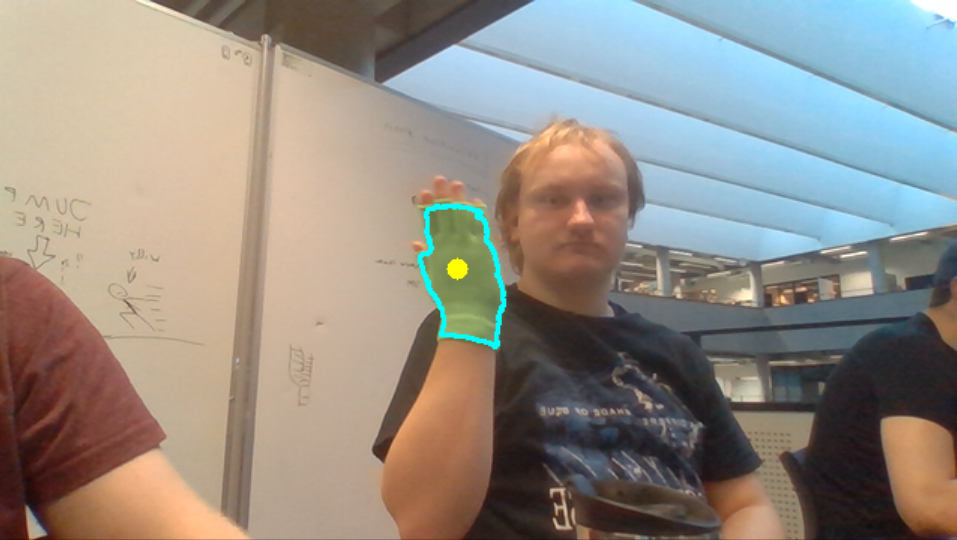
#> input picture assets/hand.jpg, 957 x 540 px, given in place of the camera
$ python 'input backup.py'
#> lines starting #> are read from the running program, lines starting #| are printed output that depends on the picture; after the words box and inside, x2 and y2 are one past the last pixel; in counts of white or black regions, pixels touching at a corner belong together
import cv2, numpy, socket

# Easy access to green color values, not actually used
green_1_test = (78, 0, 246), (94, 12, 255)
green_2_test = (70, 79, 146), (85, 255, 255)

# Define a video capture object
vid = cv2.VideoCapture(0)

# Varibles that store the X and Y coordinate of the yellow center circle
cX = 0
cY = 0

# Stores the last 5 center coordinates
cList = []

# How many variables do we store in the list at a time?
listamount = 4

# Delay counter
delay = 0

# Jump counter
jumpNumber = 0

# Jump type
jumpType = 0

# Jump Check
jumpCheck = False

while (True):
    # Capture the video frame by frame
    ret, frame = vid.read()
#> frame is the input picture: shape (540, 957, 3); mean B, G, R 132.5, 140.9, 147.9

    # If there isn't a frame, stop
    if frame is None:
        break

    # Convert the frame to HSV and run the green-color threshold
    frame_HSV = cv2.cvtColor(frame, cv2.COLOR_BGR2HSV)
#> frame_HSV: shape (540, 957, 3); mean H, S, V 47.2, 73.1, 164.1
    frame_threshold = cv2.inRange(frame_HSV, (35, 58, 81), (93, 164, 255))
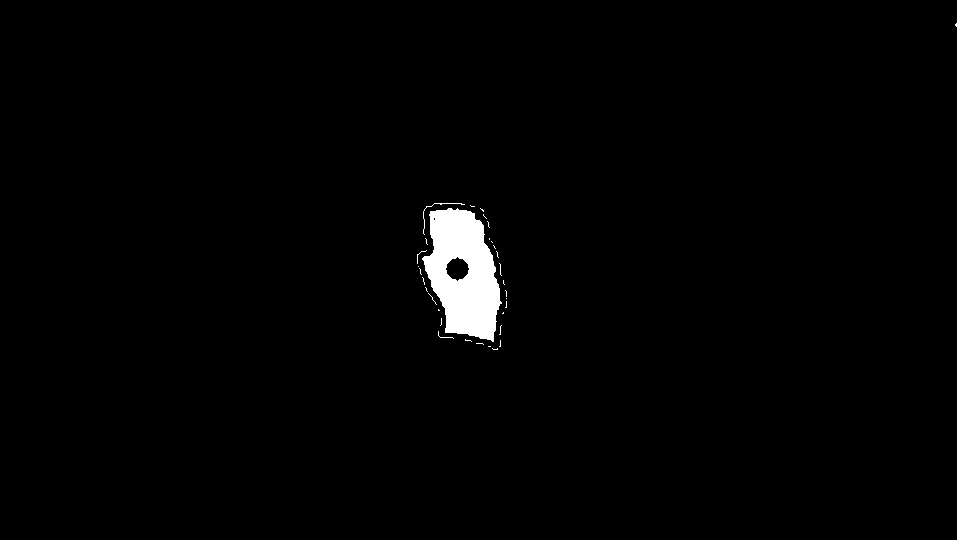
#> frame_threshold: shape (540, 957); 1.4% white; 33 white regions (30 under 20 px), largest, box (x1, y1, x2, y2) and area: (422, 208, 502, 342) 6864, (423, 203, 465, 235) 70, (438, 331, 454, 339) 20

    # We want to flip the normal frame and the threshold frame to mimic a webcam - feels more natural
    frame_flip = cv2.flip(frame, 1)
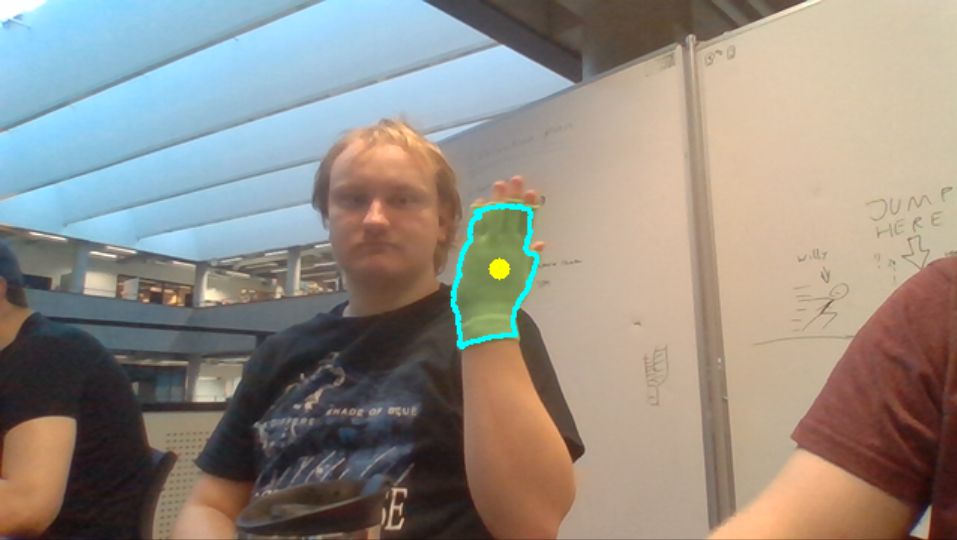
#> frame_flip: shape (540, 957, 3); mean B, G, R 132.5, 140.9, 147.9
    frame_threshold_flip = cv2.flip(frame_threshold, 1)
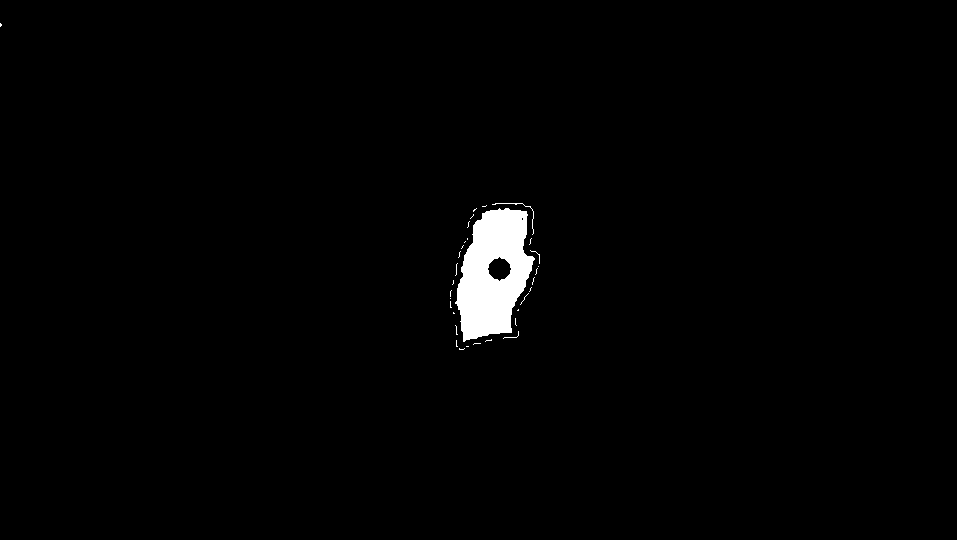
#> frame_threshold_flip: shape (540, 957); 1.4% white; 33 white regions (30 under 20 px)
    blur = cv2.GaussianBlur(frame_threshold_flip, (7, 7), cv2.BORDER_DEFAULT)

    # Display the resulting frame + the center circle

    cv2.circle(frame_flip, (cX, cY), 7, (0, 255, 255), -1)
#> frame_flip: shape (540, 957, 3); 0.01% of pixels changed, all inside (x1, y1, x2, y2) = (0, 0, 8, 8)
    #cv2.rectangle(frame_threshold_flip, (0, 80), (1000, 85), (255, 0, 0), 0)
    cv2.imshow('adjusted frame', blur)

    # Finds the contours around the largest cluster of pixels - should be the green glove
    contours, hierarchy = cv2.findContours(frame_threshold_flip, cv2.RETR_TREE, cv2.CHAIN_APPROX_SIMPLE)
#> contours = 35 contours, 33 with area under 20; largest, box (x1, y1, x2, y2) and area: (455, 208, 535, 342) 7062, (487, 256, 512, 282) 402

    if numpy.all(hierarchy) != None:

        # Draws the contours
        contours = max(contours, key=lambda x: cv2.contourArea(x))
#> contours = contour of 115 points, box (x1, y1, x2, y2) (455, 208, 535, 342), area 7062
        cv2.drawContours(frame_flip, [contours], -1, (255, 255, 0), 2)
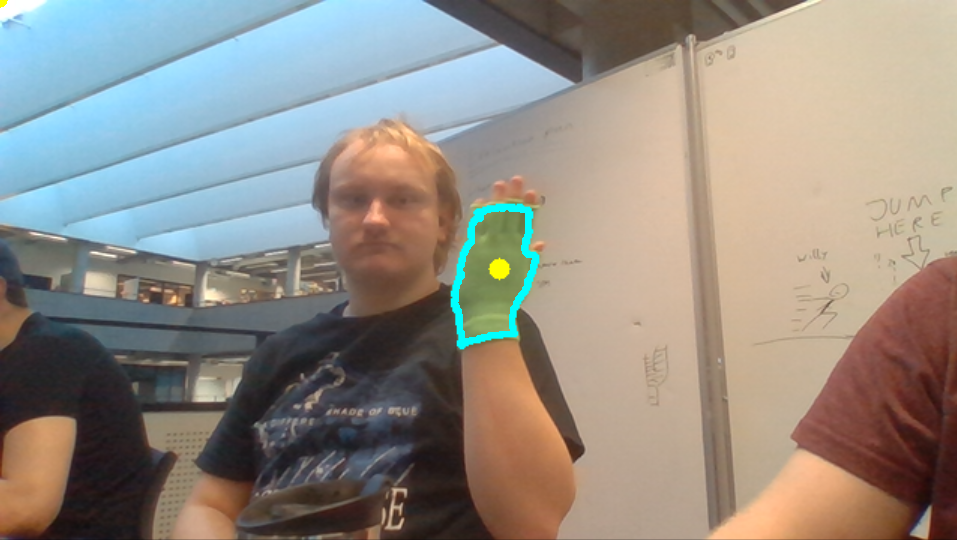
#> frame_flip: shape (540, 957, 3); mean B, G, R 132.7, 141.1, 147.7

        #Find average position of contours
        M = cv2.moments(contours)
#> M = moments, m00 7061.5, centre m10/m00, m01/m00 = (493.1, 273)

        # Avoiding a division by 0 error
        if int(M["m00"]) != 0:

            # Define center position of the largest cluster of pixels
            cX = int(M["m10"] / M["m00"])
#> cX = 493
            cY = int(M["m01"] / M["m00"])
#> cY = 273

        # Puts the Y-coordinate into the list
        cList.append(cY)

        # The last 5 frame's y-coordinates are put into a list, any older are popped out
        if (len(cList) > listamount):
            cList.pop(0)
        # The delay variable ensures that the same gesture doesn't get recognized multiple times
        if (delay == 0):

            # Avoids out-of-bounds errors in the beginning
            if(len(cList) == listamount):

                # If the current frame is 150 pixels above the frame 10 frames previously...
                if(cList[0] - 100 > cList[listamount - 1]):
                    jumpType = 1

                    # Perform jump action, and set the delay
                    with open('jumpfile.txt', 'w') as f:
                        f.writelines(str(jumpType))
                    f.close
                    print(f"Jump #{jumpNumber}")
                    jumpNumber += 1
                    delay = 5

                elif(cList[0] - 80 > cList[listamount - 1]):
                    jumpType = 2

                    # Perform jump action, and set the delay
                    with open('jumpfile.txt', 'w') as f:
                        f.writelines(str(jumpType))
                    f.close
                    print(f"Jump #{jumpNumber}")
                    jumpNumber += 1
                    delay = 5

                elif (cList[0] - 50 > cList[listamount - 1]):
                    jumpType = 3

                    # Perform jump action, and set the delay
                    with open('jumpfile.txt', 'w') as f:
                        f.writelines(str(jumpType))
                    f.close
                    print(f"Jump #{jumpNumber}")
                    jumpNumber += 1
                    delay = 5

        else:
            # The delay makes it so the program waits 5 frames before accepting more input
            delay -= 1

    # Show image
    cv2.imshow("contours", frame_flip)


    # Old code that printed if the hand was inside a rectangle
    """
    #for contours in contours:
        x, y, _, _ = cv2.boundingRect(contours)
        if x < 150 and y < 100:
            print("In range")
    """

    # Press 'q' to quit
    if cv2.waitKey(1) & 0xFF == ord('q'):
#> (key q is pressed here)
        break
# After the loop release the cap object
vid.release()
# Destroy all the windows
cv2.destroyAllWindows()
